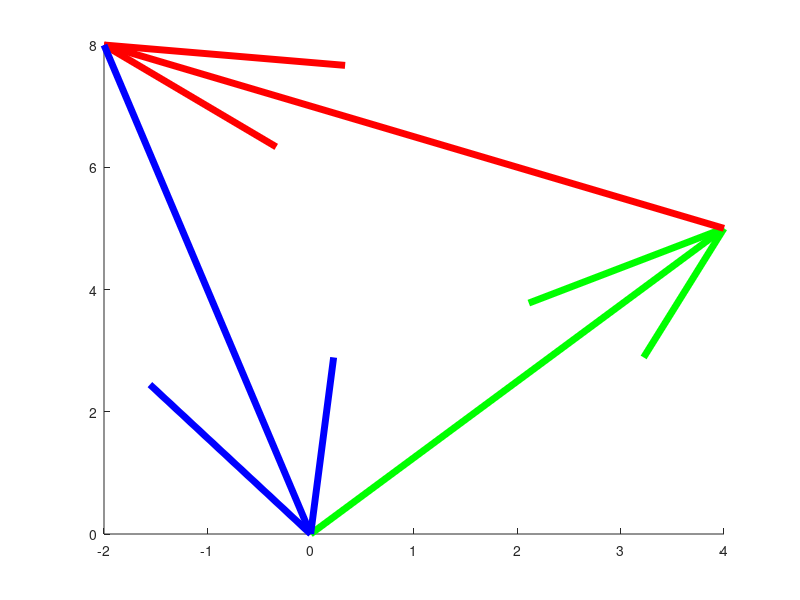
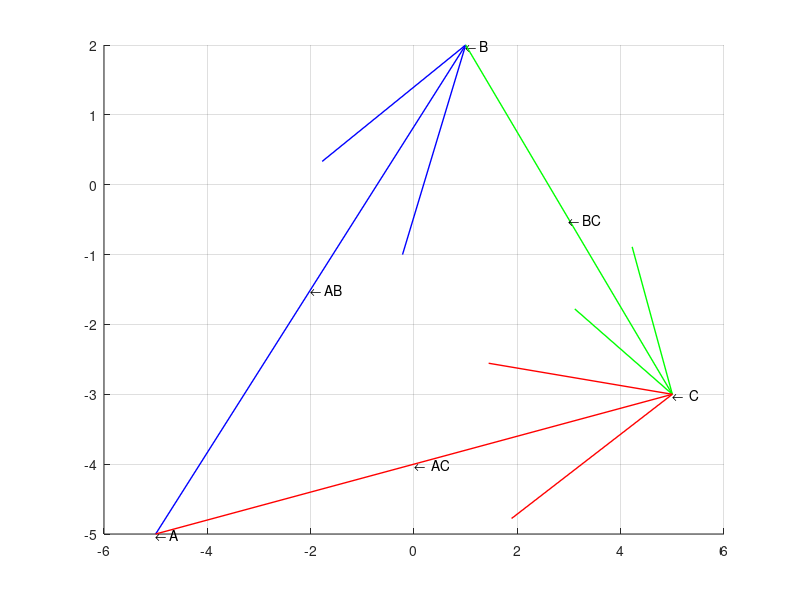
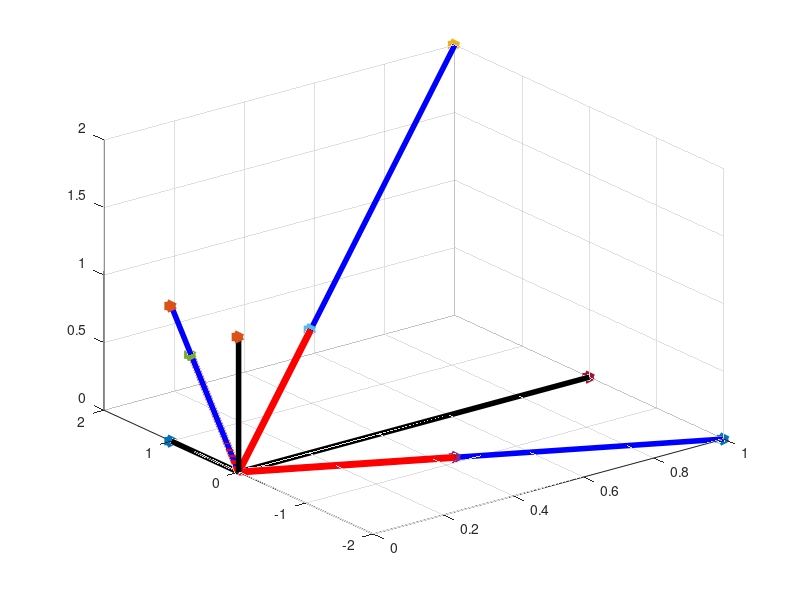
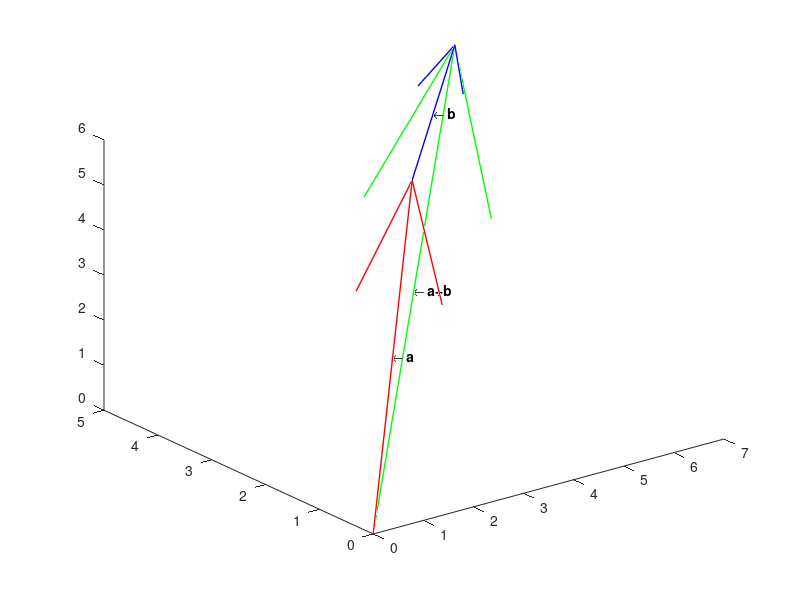

Reproduce these figures in MATLAB, in order.
%%кр
%% 

A=ones(7);
A(end-1,:)=3
%%
data = [1 2 3;4 5 6;7 8 9] ;
x=data(2,:)
x=data(:,3)
%%
 a=[2, -1;7, 3] ;
 b=[4 ,0 ,-3;-1, 5, 3];
 a*b
 %%
 A=[4, -1, 2;1, 1, -2;0, -1, 3];
 inv(A)
 
%%

a = [1 3 2 7;4 0 6 7;35 42 2 11];
b =[0 30 3 7;4 13 6 7;3 40 24 1;5 4 6 2];

a*b
%%
hold on;
quiver(0, 0, 4, 5, 1,'Color','g','LineWidth',5)
quiver(4, 5, -6, 3, 1,'Color','r','LineWidth',5)
quiver(-2, 8, 2, -8, 1,'Color','b','LineWidth',5)
%%
A=[-5,-5];
B=[1,2];
C=[5,-3];
AB=B-A;
BC=C-B;
AC=C-A;
figure
hold on
grid on
text(-5,-5,'\leftarrow A')
text(1,2,'\leftarrow B')
text(5,-3,'\leftarrow  C')
quiver(-5, -5, 6,7,1,'Color','b','LineWidth',1)
quiver(1, 2, 4,-5,1,'Color','g','LineWidth',1)
quiver(-5, -5, 10,2,1,'Color','r','LineWidth',1)
text(-2,-1.5,'\leftarrow AB')
text(3,-0.5,'\leftarrow BC')
text(0,-4,'\leftarrow  AC')
hold off;

%%
a=[1,-2,0];
b=[0,1,1];
c=[1,2,2];

dot(cross(a,b),c) == 0

figure
grid on;
hold on;
view(3);
line([0; a(1)], [0;a(2)],[0;a(3)] ,'Color','b','LineWidth',4)
line([0; b(1)], [0;b(2)],[0;b(3)] ,'Color','b','LineWidth',4)
line([0; c(1)], [0;c(2)],[0;c(3)] ,'Color','b','LineWidth',4)
plot3(a(1),a(2),a(3),'>','LineWidth',4)
plot3(b(1),b(2),b(3),'>','LineWidth',4)
plot3(c(1),c(2),c(3),'>','LineWidth',4)
a0=a./norm(a);
b0=b./norm(b);
c0=c./norm(c);
line([0; a0(1)], [0;a0(2)],[0;a0(3)] ,'Color','r','LineWidth',5)
line([0; b0(1)], [0;b0(2)],[0;b0(3)] ,'Color','r','LineWidth',5)
line([0; c0(1)], [0;c0(2)],[0;c0(3)] ,'Color','r','LineWidth',5)
plot3(a0(1),a0(2),a0(3),'>','LineWidth',4)
plot3(b0(1),b0(2),b0(3),'>','LineWidth',4)
plot3(c0(1),c0(2),c0(3),'>','LineWidth',4)
line([0; 1], [0;0],[0;0] ,'Color','k','LineWidth',4)
line([0; 0], [0;1],[0;0] ,'Color','k','LineWidth',4)
line([0; 0], [0;0],[0;1] ,'Color','k','LineWidth',4)
plot3(1,0,0,'>','LineWidth',4)
plot3(0,1,0,'>','LineWidth',4)
plot3(0,0,1,'>','LineWidth',4)

%%
a=[4;3;5] ;
b=[3;2;1];
c=a+b;
a+b==b+a
isequal(a+b,b+a)
figure
view(3);
hold on
quiver3(0, 0,0, 4,3,5,1,'Color','r','LineWidth',1)
text(a(1)/2,a(2)/2,a(3)/2,'\leftarrow \bfa')
quiver3(4, 3,5, 3,2,1,1,'Color','b','LineWidth',1)
text((2*a(1)+b(1))/2,(2*a(2)+b(2))/2,(2*a(3)+b(3))/2,'\leftarrow \bfb')
quiver3(0, 0,0, 7,5,6,1,'Color','g','LineWidth',1)
text(c(1)/2,c(2)/2,c(3)/2,'\leftarrow \bfa+b')
figure
view(3);
hold on
quiver3(3, 2,1, 4,3,5,1,'Color','r','LineWidth',1)
text((a(1)+2*b(1))/2,(a(2)+2*b(2))/2,(a(3)+2*b(3))/2,'\leftarrow \bfa')

quiver3(0, 0,0, 3,2,1,1,'Color','b','LineWidth',1)
text(b(1)/2,b(2)/2,b(3)/2,'\leftarrow \bfb')
quiver3(0, 0,0, 7,5,6,1,'Color','g','LineWidth',1)
text(c(1)/2,c(2)/2,c(3)/2,'\leftarrow \bfa+b')
%%
a=[1,-2,3];
b=[0,4,2];
c=[5,6,7];

isequal(dot(a,b).*c,a.*dot(b,c))
isequal(dot([2,0,0],[2,1,0]),dot([2,0,0],[2,2,0]))
isequal((dot([2,0,0],[2,1,0])==dot([2,0,0],[2,2,0])),([2,1,0]==[2,2,0]))
isequal(dot(a,b).*b,a.*dot(b,b))
